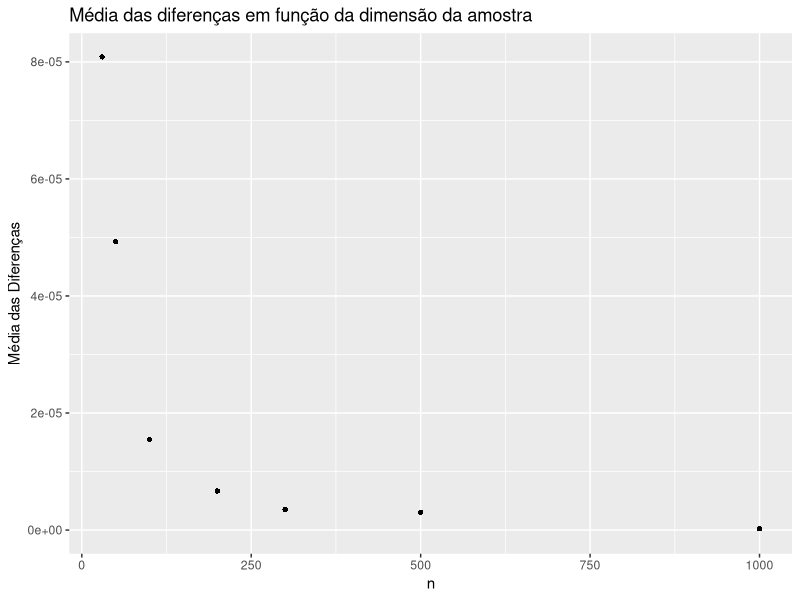

This figure's R source:
library(ggplot2)
set.seed(1094)

p <- 0.2
gamma <- 0.98
k <- 2500
sample_sizes <- c(30, 50, 100, 200, 300, 500, 1000)

calculate_difference <- function(sample_size) {
  # Metodo 1
  x_bar <- mean(rbinom(sample_size, 1, p))
  z <- qnorm((1 + gamma) / 2)
  p_1 <- (-2 * x_bar + sqrt(4 * x_bar^2 - 4 * (x_bar^2 - (z^2) * (x_bar * (1 - x_bar)) / sample_size))) / 2
  
  # Metodo 2
  z_2 <- (x_bar - p) / sqrt((x_bar * (1 - x_bar)) / sample_size)
  
  ci_1 <- c(x_bar - qnorm(gamma/2) * sqrt(x_bar * (1 - x_bar) / sample_size), 
            x_bar + qnorm(gamma/2) * sqrt(x_bar * (1 - x_bar) / sample_size))
  ci_2 <- c(p - qnorm(gamma/2) * sqrt(p * (1 - p) / sample_size), 
            p + qnorm(gamma/2) * sqrt(p * (1 - p) / sample_size))
  
  diff_length <- abs(diff(ci_2)) - abs(diff(ci_1))
  
  return(diff_length)
}

mean_diff_lengths <- sapply(sample_sizes, function(n) {
  diffs <- replicate(k, calculate_difference(n))
  mean(diffs)
})

plot_data <- data.frame(sample_size = sample_sizes, mean_diff_length = mean_diff_lengths)

ggplot(plot_data, aes(x = sample_size, y = mean_diff_length)) +
  geom_point(shape = 16) +
  labs(x = "n", y = "Média das Diferenças",
       title = "Média das diferenças em função da dimensão da amostra") +
  ylim(0, max(mean_diff_lengths))
